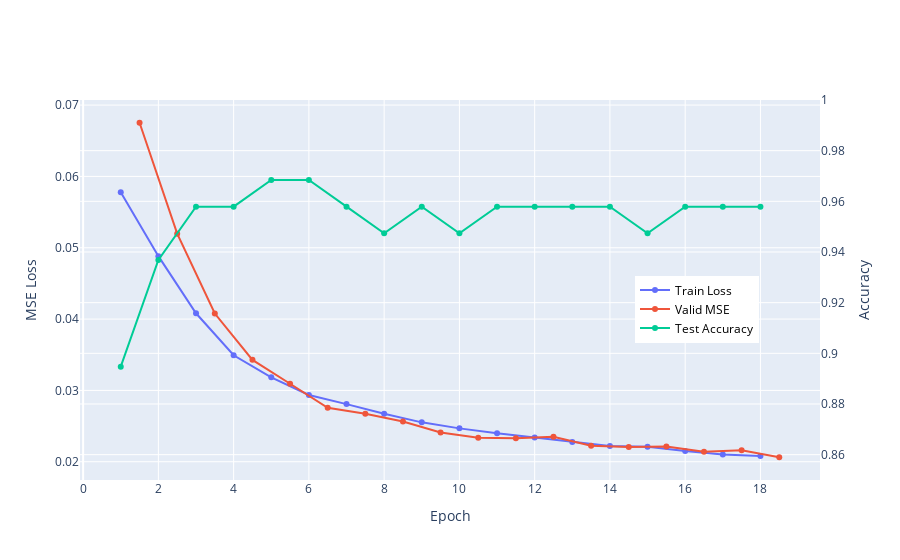

Notebook cell for this chart:
### Code cell
def plot_training_history(model_name = "mean_256", trained_epoches = 10):
    epoches = list(range(1, trained_epoches + 1))
    train_losses = []
    test_losses = []
    test_accs = []
    for epoch in tqdm(range(1, trained_epoches+1)):
        checkpoint = torch.load(MODEL_PATH / f"model_{model_name}_epoch{epoch}.pth")
        train_losses.append(checkpoint["train_mse"])
        test_losses.append(checkpoint["valid_mse"])
        test_accs.append(checkpoint["test_acc"])
    
    trace1 = go.Scatter(
        x = epoches,
        y = train_losses,
        name= "Train Loss",
        xaxis='x',
        yaxis='y1',
        mode='lines+markers'
    )
    trace2 = go.Scatter(
        x = [epoch + 0.5 for epoch in epoches],
        y = test_losses,
        name= "Valid MSE",
        xaxis='x', 
        yaxis='y1',
        mode='lines+markers'
    )
    trace3 = go.Scatter(
        x = epoches,
        y = test_accs,
        name='Test Accuracy',
        xaxis='x', 
        yaxis='y2',
        mode='lines+markers'
    )
    
    data = [trace1, trace2, trace3]
    layout = go.Layout(
        yaxis2=dict(overlaying = 'y', side = 'right', title = "Accuracy", range = [0.85, 1.0]),
        yaxis1=dict(title = "MSE Loss"),
        xaxis = dict(title = "Epoch"),
        legend=dict(x=0.75, y=0.45, font=dict(size=12, color="black"))
    )
    
    fig = go.Figure(data=data, layout=layout)
    fig.show()

plot_training_history("bos_256", 18)

### Figure 1 — Plotly figure (JSON) as saved in the notebook; plotly's stock layout.template omitted (floating-point values rounded to 4 significant figures)
{"data": [{"mode": "lines+markers", "name": "Train Loss", "type": "scatter", "x": [1, 2, 3, 4, 5, 6, 7, 8, 9, 10, 11, 12, 13, 14, 15, 16, 17, 18], "xaxis": "x", "y": [0.05778, 0.04882, 0.04081, 0.03493, 0.03183, 0.02936, 0.02808, 0.02672, 0.02552, 0.02468, 0.024, 0.02339, 0.02278, 0.0222, 0.02211, 0.0215, 0.02101, 0.02081], "yaxis": "y"}, {"mode": "lines+markers", "name": "Valid MSE", "type": "scatter", "x": [1.5, 2.5, 3.5, 4.5, 5.5, 6.5, 7.5, 8.5, 9.5, 10.5, 11.5, 12.5, 13.5, 14.5, 15.5, 16.5, 17.5, 18.5], "xaxis": "x", "y": [0.06752, 0.05198, 0.04078, 0.03428, 0.03094, 0.02756, 0.02673, 0.02563, 0.02411, 0.02335, 0.02329, 0.0235, 0.02224, 0.02208, 0.02212, 0.02139, 0.02162, 0.02063], "yaxis": "y"}, {"mode": "lines+markers", "name": "Test Accuracy", "type": "scatter", "x": [1, 2, 3, 4, 5, 6, 7, 8, 9, 10, 11, 12, 13, 14, 15, 16, 17, 18], "xaxis": "x", "y": [0.8947, 0.9368, 0.9579, 0.9579, 0.9684, 0.9684, 0.9579, 0.9474, 0.9579, 0.9474, 0.9579, 0.9579, 0.9579, 0.9579, 0.9474, 0.9579, 0.9579, 0.9579], "yaxis": "y2"}], "layout": {"legend": {"font": {"color": "black", "size": 12}, "x": 0.75, "y": 0.45}, "xaxis": {"title": {"text": "Epoch"}}, "yaxis": {"title": {"text": "MSE Loss"}}, "yaxis2": {"overlaying": "y", "range": [0.85, 1], "side": "right", "title": {"text": "Accuracy"}}}}
